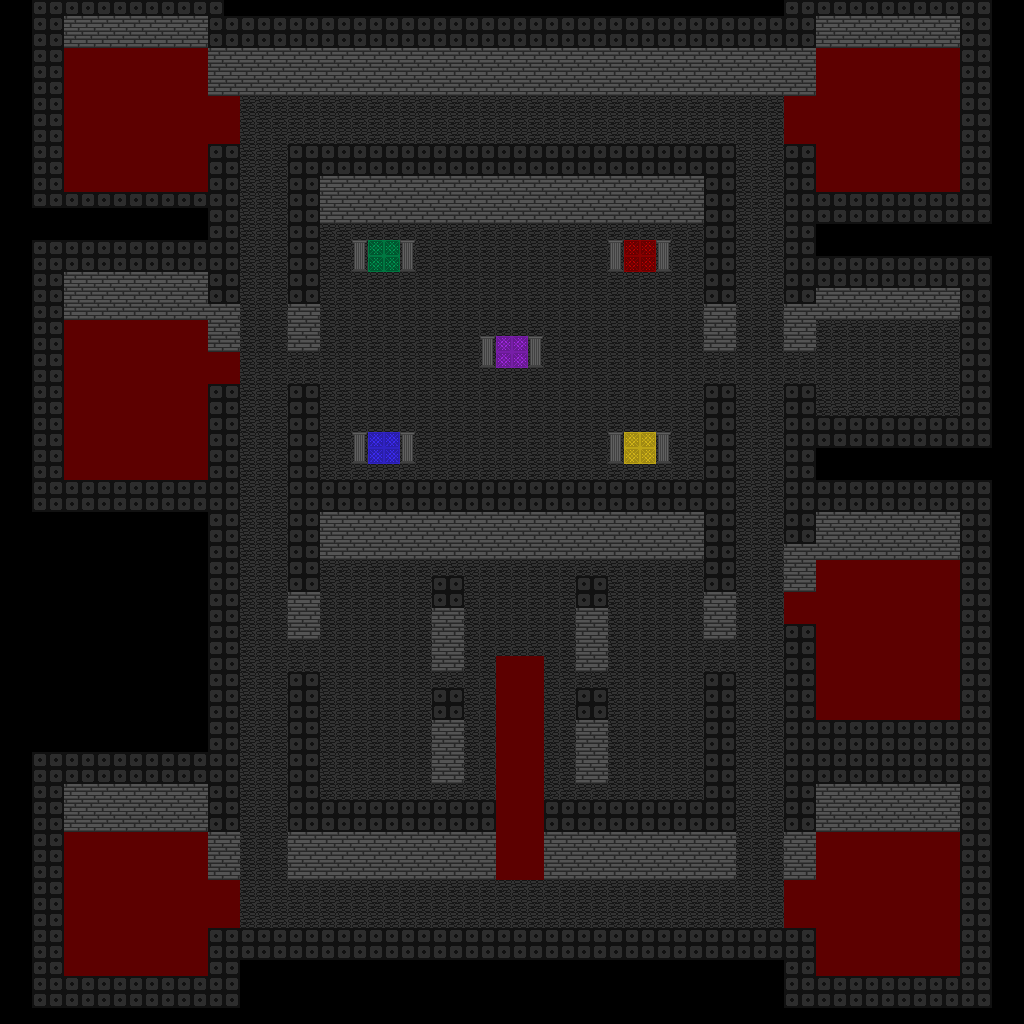

A level layout from a 2D game, rendered from its tile map. Below: a short description, then the map file with tile-grid data replaced by summaries:
An orthogonal 64x64 tile map with 16x16 px tiles, 2 tile layers (Layer 1, Collision Layer) and 110 objects (40x DESK, 14x BOOKSHELF, 12x TORCH, 12x NOVICE_MAGE, 9x BED, ...).

<map version="1.2" tiledversion="1.2.3536" orientation="orthogonal" renderorder="right-down" width="64" height="64" tilewidth="16" tileheight="16" infinite="0" nextlayerid="9" nextobjectid="411">
 <tileset firstgid="1" source="castle.tsx" />
 <layer id="2" name="Layer 1" width="64" height="64">
  <data>[4096 cells, 1968 non-empty, 7 distinct tile ids]</data>
 </layer>
 <layer id="3" name="Collision Layer" width="64" height="64">
  <data>[4096 cells, 1631 non-empty, 4 distinct tile ids]</data>
 </layer>
 <objectgroup id="4" name="Object Layer 1">
  <object id="201" name="DESK" x="87" y="865.5" width="15.6667" height="15.3333" />
  <object id="202" name="START" x="599.24" y="339.493" width="15.6667" height="15.3333" />
  <object id="203" name="DESK" x="173" y="866.75" width="15.6667" height="15.3333" />
  <object id="204" name="DESK" x="129" y="867.5" width="15.6667" height="15.3333" />
  <object id="205" name="DESK" x="87" y="907.5" width="15.6667" height="15.3333" />
  <object id="206" name="DESK" x="129" y="909.5" width="15.6667" height="15.3333" />
  <object id="207" name="DESK" x="174" y="908.75" width="15.6667" height="15.3333" />
  <object id="213" name="DESK" x="87" y="943.5" width="15.6667" height="15.3333" />
  <object id="214" name="DESK" x="129" y="945.5" width="15.6667" height="15.3333" />
  <object id="215" name="DESK" x="174" y="944.75" width="15.6667" height="15.3333" />
  <object id="216" name="TORCH" x="74" y="804" />
  <object id="217" name="TORCH" x="198" y="804" />
  <object id="229" name="FIRE_MAGE" x="136" y="844">
   <properties>
    <property name="id" type="float" value="15" />
   </properties>
  </object>
  <object id="231" name="GREEN_PORTAL" x="384" y="254" width="15.6667" height="15.3333" />
  <object id="234" name="BOOKSHELF" x="532" y="554" width="15.6667" height="15.3333" />
  <object id="236" name="BOOKSHELF" x="508" y="554" width="15.6667" height="15.3333" />
  <object id="237" name="RANDOM_PLAIN" type="TELEPORTER" x="384" y="260">
   <properties>
    <property name="id" type="float" value="500" />
    <property name="targetX" type="float" value="54" />
    <property name="targetY" type="float" value="950" />
   </properties>
  </object>
  <object id="247" name="BED" x="92" y="334" />
  <object id="248" name="BED" x="184" y="334" />
  <object id="249" name="BED" x="140" y="334" />
  <object id="250" name="BED" x="92" y="396" />
  <object id="251" name="BED" x="140" y="396" />
  <object id="252" name="BED" x="186" y="395.75" />
  <object id="253" name="BED" x="92" y="448" />
  <object id="254" name="BED" x="140" y="448" />
  <object id="255" name="BED" x="186" y="450" />
  <object id="256" name="NOVICE_MAGE" x="174.75" y="885.682">
   <properties>
    <property name="id" type="float" value="16" />
   </properties>
  </object>
  <object id="257" name="NOVICE_MAGE" x="89.875" y="962.125">
   <properties>
    <property name="id" type="float" value="17" />
   </properties>
  </object>
  <object id="266" name="ITEM_MERCHANT" x="932" y="360" width="15.6667" height="15.3333">
   <properties>
    <property name="id" type="float" value="18" />
   </properties>
  </object>
  <object id="268" name="SHOPSHELF_1" x="880" y="310" width="15.6667" height="15.3333" />
  <object id="273" name="BOOKSHELF" x="904" y="310" width="15.6667" height="15.3333" />
  <object id="280" name="GUARD" x="465.25" y="873.833" width="15.6667" height="15.3333">
   <properties>
    <property name="ID" type="float" value="19" />
   </properties>
  </object>
  <object id="281" name="GUARD" x="559.583" y="873.25" width="15.6667" height="15.3333">
   <properties>
    <property name="ID" type="float" value="20" />
   </properties>
  </object>
  <object id="285" name="TORCH" x="450" y="642.667" />
  <object id="286" name="TORCH" x="592.667" y="645" />
  <object id="287" name="TORCH" x="447" y="758.667" />
  <object id="288" name="TORCH" x="591.333" y="759.667" />
  <object id="289" name="GUARD" x="344.167" y="555.333" width="15.6667" height="15.3333">
   <properties>
    <property name="ID" type="float" value="21" />
   </properties>
  </object>
  <object id="291" name="GUARD" x="661.621" y="561.242" width="15.6667" height="15.3333">
   <properties>
    <property name="ID" type="float" value="22" />
   </properties>
  </object>
  <object id="294" name="DESK" x="88.1667" y="83.8333" width="15.6667" height="15.3333" />
  <object id="295" name="DESK" x="174.167" y="85.0833" width="15.6667" height="15.3333" />
  <object id="296" name="DESK" x="130.167" y="85.8333" width="15.6667" height="15.3333" />
  <object id="297" name="DESK" x="88.1667" y="125.833" width="15.6667" height="15.3333" />
  <object id="298" name="DESK" x="130.167" y="127.833" width="15.6667" height="15.3333" />
  <object id="299" name="DESK" x="175.167" y="127.083" width="15.6667" height="15.3333" />
  <object id="300" name="DESK" x="88.1667" y="161.833" width="15.6667" height="15.3333" />
  <object id="301" name="DESK" x="130.167" y="163.833" width="15.6667" height="15.3333" />
  <object id="302" name="DESK" x="175.167" y="163.083" width="15.6667" height="15.3333" />
  <object id="303" name="TORCH" x="71.1667" y="23.8333" />
  <object id="304" name="TORCH" x="195.167" y="23.8333" />
  <object id="308" name="FROST_MAGE" x="136" y="62">
   <properties>
    <property name="id" type="float" value="23" />
   </properties>
  </object>
  <object id="309" name="NOVICE_MAGE" x="89" y="105">
   <properties>
    <property name="id" type="float" value="24" />
   </properties>
  </object>
  <object id="310" name="NOVICE_MAGE" x="131.75" y="177.75">
   <properties>
    <property name="id" type="float" value="25" />
   </properties>
  </object>
  <object id="311" name="NOVICE_MAGE" x="88.5" y="141">
   <properties>
    <property name="id" type="float" value="26" />
   </properties>
  </object>
  <object id="312" name="DESK" x="844.167" y="93.7576" width="15.6667" height="15.3333" />
  <object id="313" name="DESK" x="930.712" y="93.9394" width="15.6667" height="15.3333" />
  <object id="314" name="DESK" x="883.803" y="94.8485" width="15.6667" height="15.3333" />
  <object id="315" name="DESK" x="844.167" y="132.667" width="15.6667" height="15.3333" />
  <object id="316" name="DESK" x="884.167" y="132.667" width="15.6667" height="15.3333" />
  <object id="317" name="DESK" x="930.167" y="132.667" width="15.6667" height="15.3333" />
  <object id="318" name="DESK" x="844.167" y="168.667" width="15.6667" height="15.3333" />
  <object id="319" name="DESK" x="884.167" y="168.667" width="15.6667" height="15.3333" />
  <object id="320" name="DESK" x="930.167" y="168.667" width="15.6667" height="15.3333" />
  <object id="321" name="TORCH" x="825.333" y="32.0002" />
  <object id="322" name="TORCH" x="949.333" y="32.0002" />
  <object id="328" name="THUNDER_MAGE" x="882.53" y="54.1212" width="15.6667" height="15.3333">
   <properties>
    <property name="ID" type="float" value="27" />
   </properties>
  </object>
  <object id="329" name="NOVICE_MAGE" x="845.621" y="111.758">
   <properties>
    <property name="id" type="float" value="28" />
   </properties>
  </object>
  <object id="330" name="NOVICE_MAGE" x="930.712" y="111.939">
   <properties>
    <property name="id" type="float" value="29" />
   </properties>
  </object>
  <object id="331" name="BOOKSHELF" x="851.85" y="548.52" width="15.6667" height="15.3333" />
  <object id="332" name="BOOKSHELF" x="833.272" y="548.864" width="15.6667" height="15.3333" />
  <object id="333" name="BOOKSHELF" x="870.297" y="548.521" width="15.6667" height="15.3333" />
  <object id="335" name="BOOKSHELF" x="888.348" y="548.879" width="15.6667" height="15.3333" />
  </objectgroup>
</map>
<!-- 38 of 110 objects omitted -->
